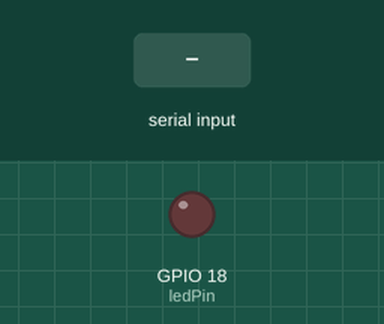
A program run on a simulated ESP32. Parts: output pins drawn as LEDs (lit = HIGH). The inputs (shaded band) are chosen by the test bench. What the program prints to the serial monitor is not drawn.

Above: at 1.2 s.
1.3 s: "o" received over Serial
At 1.6 s:
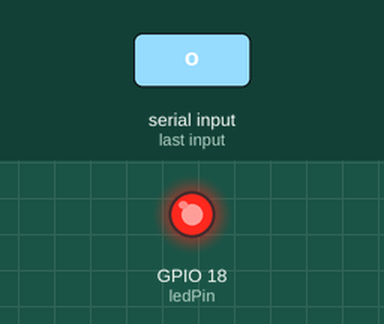
2.8 s: "r" received over Serial
At 3.9 s:
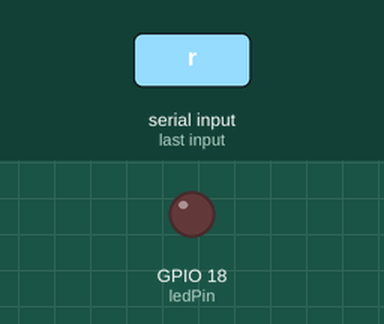
Timing chart, 0 to 5.8 s (numbered marks = the images above; inputs shaded):
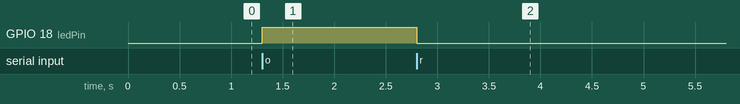

Measured:
- after the input at 1.3 s, GPIO 18 (ledPin): LOW → HIGH at once
- after the input at 2.8 s, GPIO 18 (ledPin): HIGH → LOW at once

The program:

main.cpp
```cpp
#include <Arduino.h>

constexpr uint8_t ledPin = 18;

bool ledState = LOW;

void setup()
{
  Serial.begin(115200);

  pinMode(ledPin, OUTPUT);

  Serial.println("--- Setup finished ---");
}

void loop()
{
  // check if some data is ready to read
  if (Serial.available())
  {
    // read one byte into our byte variable
    uint8_t receivedByte = Serial.read();

    // for debugging uncomment next line
    // Serial.println(receivedByte, HEX); // send byte back to pc.

    switch (receivedByte)
    {
    case 'o':          // ASCI 0x6F
      ledState = HIGH; // led on
      break;
    case 'r':         // ASCI 0x72
      ledState = LOW; // led off
      break;
    case 0x74:              // ASCI 't'
      ledState = !ledState; // toggle led
      break;
    default:
      Serial.println("Invalid byte received");
      break;
    }

    digitalWrite(ledPin, ledState);
  }
}
```
